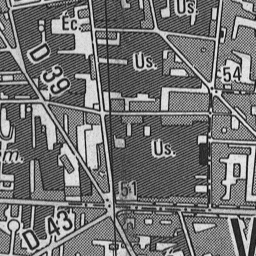
#> input picture TP3_IMA201a/carte.tif, 256 x 256 px
$ python kmeans1.py
#> lines starting #> are read from the running program, lines starting #| are printed output that depends on the picture
#!/usr/bin/env python2
# -*- coding: utf-8 -*-

# Authors: Robert Layton <robertlayton@gmail.com>
#          Olivier Grisel <olivier.grisel@ensta.org>
#          Mathieu Blondel <mathieu@mblondel.org>
#

import numpy as np
import matplotlib.pyplot as plt
from sklearn.cluster import KMeans
from sklearn.metrics import pairwise_distances_argmin
from sklearn.datasets import load_sample_image
from sklearn.utils import shuffle
from time import time
from skimage.io import imread

def median_filter(im,typ=1,r=1,xy=None):
    """ renvoie le median de l'image im.
    si typ==1 (defaut) le median est calcule sur un carre de cote 2r+1
    si typ==2 : disque de rayon r
    si typ==3 alors xy est un couple de liste de x et liste de y
         ([-1,0,1] , [0,0,0]) donne un median sur un segment horizontql de taille trois.
         """
#> called with typ = 1, r = 1
    lx=[]
#> lx = []
    ly=[]
    (ty,tx)=im.shape
#> ty = 256; tx = 256
    if typ==1: #carre

        for k in range(-r,r+1):
            for l in range(-r,r+1):
                lx.append(k)
                ly.append(l)
#> after the loop, lx = [-1, -1, -1, 0, 0, 0, 1, 1, 1]; ly = [-1, 0, 1, -1, 0, 1, -1, 0, 1]

    elif typ==2:
        for k in range(-r,r+1):
            for l in range(-r,r+1):
                if k**2+l**2<=r**2:
                    lx.append(k)
                    ly.append(l)
    else: #freeshape
        lx,ly=xy

    debx=-min(lx) #min is supposed negatif
#> debx = 1
    deby=-min(ly)
#> deby = 1
    finx=tx-max(lx) #max is supposed positif
#> finx = 255
    finy=ty-max(ly)
#> finy = 255
    ttx=finx-debx
#> ttx = 254
    tty=finy-deby
#> tty = 254
    tab=np.zeros((len(lx),ttx*tty))
    #print (lx,ly)
    #print(ttx,tty)
    #print(im[deby+ly[k]:tty+ly[k]+deby,debx+lx[k]:debx+ttx+lx[k]].reshape(-1).shape)
    for k in range(len(lx)):
        tab[k,:]=im[deby+ly[k]:deby+tty+ly[k],debx+lx[k]:debx+ttx+lx[k]].reshape(-1)
#> this loop made 9 passes
    out=im.copy()
#> out is the input picture: shape (256, 256); min 21, max 231, mean 116
    out[deby:finy,debx:finx]=np.median(tab,axis=0).reshape((tty,ttx))
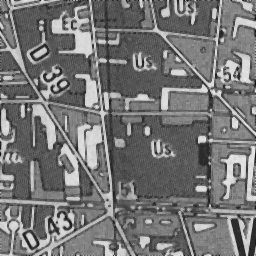
#> out: shape (256, 256); min 21, max 229, mean 118
    return out

n_class = 3

ima=median_filter(imread('carte.tif'), typ=1,r=1,xy=None)
#ima=imread('carte.tif')
# Convert to floats instead of the default 8 bits integer coding. Dividing by
# 255 is important so that plt.imshow behaves works well on float data (need to
# be in the range [0-1])
ima = np.array(ima, dtype=np.float64) / 255

# Load Image and transform to a 2D numpy array.
w, h = original_shape = tuple(ima.shape)
#> w = 256; h = 256; original_shape = (256, 256)
d = 1
image_array = np.reshape(ima, (w * h, d))

print("Fitting model on a small sub-sample of the data")
t0 = time()
image_array_sample = shuffle(image_array, random_state=0)[:1000]
#> image_array_sample = 1000 values, max 0.878 at index 381, min 0.129 at index 328, mean 0.465
kmeans = KMeans(n_clusters=n_class, random_state=0).fit(image_array_sample)
print("done in %0.3fs." % (time() - t0))

# Get labels for all points
print("Predicting color indices on the full image (k-means)")
t0 = time()
labels = kmeans.predict(image_array)
print("done in %0.3fs." % (time() - t0))

def recreate_image(codebook, labels, w, h):
    """Recreate the (compressed) image from the code book & labels"""
#> called with codebook = array of shape (3, 1), labels = array of shape (65536,), w = 256, h = 256
    image = np.zeros((w, h))
    label_idx = 0
    for i in range(w):
        for j in range(h):
            image[i][j] = codebook[labels[label_idx]]
            label_idx += 1
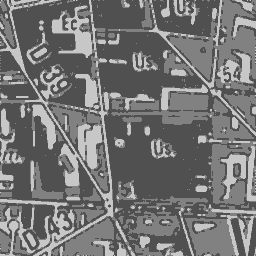
#> image: shape (256, 256) float64; min 0.318, max 0.783, mean 0.461
#> after the loop, label_idx = 65536
    return image

# Display all results, alongside original image
plt.figure(1)
plt.clf()
plt.axis('off')
plt.title('Image avec Filtre Médian')
plt.imshow(ima,cmap='gray')

plt.figure(2)
plt.clf()
plt.axis('off')
plt.title('Quantized image with KMeans')
plt.imshow(recreate_image(kmeans.cluster_centers_, labels, w, h),cmap='gray')
plt.show()

$ run again, with TP3_IMA201a/aneurism.tif copied over TP3_IMA201a/carte.tif
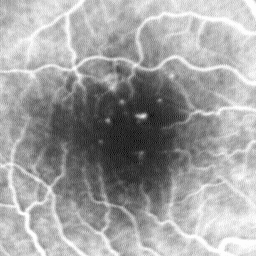
#> input picture TP3_IMA201a/aneurism.tif, 256 x 256 px
#> in median_filter, `lx=[]`: lx = []
#> after the loop in median_filter, `for k in range(-r,r+1):`: lx = [-1, -1, -1, 0, 0, 0, 1, 1, 1]; ly = [-1, 0, 1, -1, 0, 1, -1, 0, 1]
#> debx = 1
#> finx = 255
#> ttx = 254
#> the loop in median_filter, `for k in range(len(lx)):` made 9 passes
#> in median_filter, out is the input picture: shape (256, 256); min 9, max 253, mean 160.9
#> image_array_sample = 1000 values, max 0.992 at index 78, min 0.133 at index 860, mean 0.626
#> after the loop in recreate_image, `for i in range(w):`:
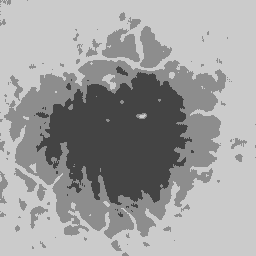
#> image: shape (256, 256) float64; min 0.267, max 0.797, mean 0.629
#> after the loop in recreate_image, `for i in range(w):`: label_idx = 65536
